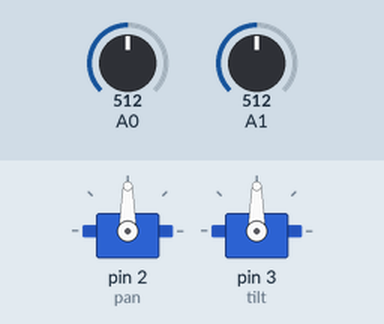
Recording of a sketch running on a simulated Arduino Uno, built with avr-gcc and run on an emulated ATmega328P. Parts: 2 × servo. The test bench sets the inputs (shaded band); at power-on: A0 = 512, A1 = 512.

Above: at 1.2 s.
1.3 s: A0 set to 716
At 3.0 s:
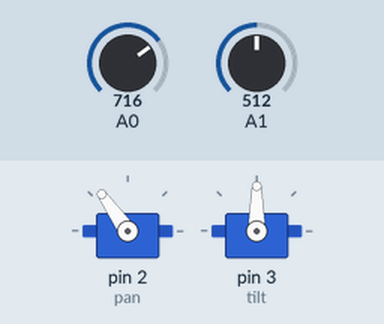
3.3 s: A1 set to 900
At 5.5 s:
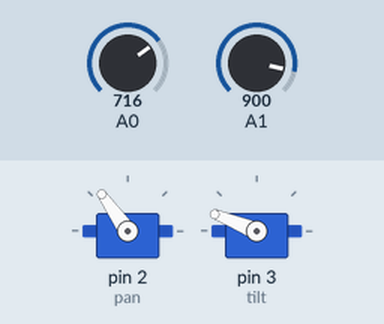
5.8 s: A0 set to 1023
At 7.8 s:
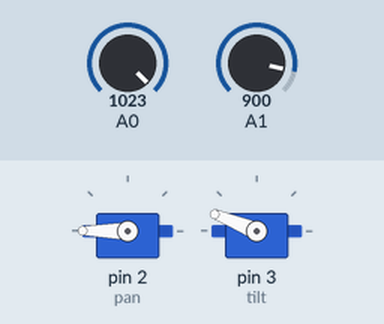
8.1 s: A1 set to 306
At 10.5 s:
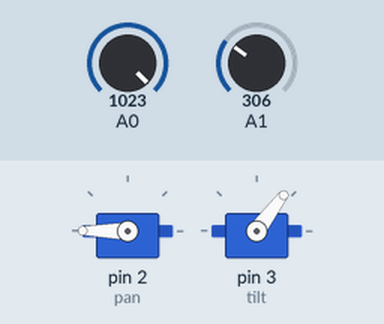
11.1 s: A0 set to 0
At 11.6 s:
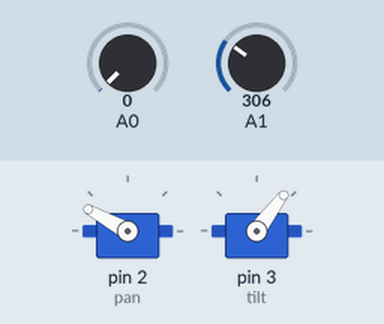
14.1 s: A1 set to 122
At 15.3 s:
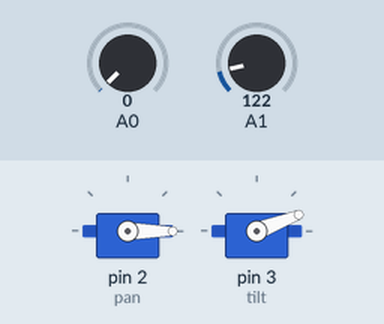
Timing chart, 0 to 17.1 s (numbered marks = the images above; inputs shaded):
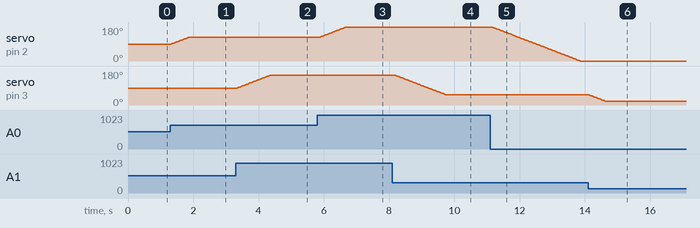

The sketch:

pan_tilt_control.ino
```cpp
#include <Servo.h>

Servo pan;
Servo tilt;

int pos = 90;

void setup()
{
  pan.attach(2);
  tilt.attach(3);
  pan.write(pos);
  tilt.write(pos);

}

void move_to_pos(int npos,int which) // 0 for pan and 1 for tilt
{
 int opos;
  switch(which)
  {
  case 0: opos = pan.read();
  if (opos > npos)
  {
    for(int i = opos;i>=npos;i--)
    {
      pan.write(i);
      delay(15);
    }
  }
  else{
    for(int i = opos;i<=npos;i++)
    {
      pan.write(i);
      delay(15);
    }
  }
  break;
  case 1: opos = tilt.read();
  if (opos > npos)
  {
    for(int i = opos;i>=npos;i--)
    {
      tilt.write(i);
      delay(15);
    }
  }
  else{
    for(int i = opos;i<=npos;i++)
    {
      tilt.write(i);
      delay(15);
    }
  }
  break;


  }

}
void loop()
{
  int pangle,tangle;
  pangle = map(analogRead(A0),0,1023,0,180);
  tangle = map(analogRead(A1),0,1023,0,180);
  // 0 for pan and 1 for tilt
  move_to_pos(pangle,0);
  delay(10);

  move_to_pos(tangle,1);
  delay(10);

}
```

Measured:
- after the input at 1.3 s, servo on pin 2 (pan): moves from 90° to 125° over 0.51 s, starting at once
- after the input at 3.3 s, servo on pin 3 (tilt): moves from 90° to 158° over 1.0 s, starting after 0.05 s
- after the input at 5.8 s, servo on pin 2 (pan): moves from 125° to 180° over 0.81 s, starting after 0.06 s
- after the input at 8.1 s, servo on pin 3 (tilt): moves from 158° to 53° over 1.6 s, starting after 0.08 s
- after the input at 11.1 s, servo on pin 2 (pan): moves from 180° to 0° over 2.7 s, starting after 0.05 s
- after the input at 14.1 s, servo on pin 3 (tilt): moves from 53° to 21° over 0.47 s, starting at once
